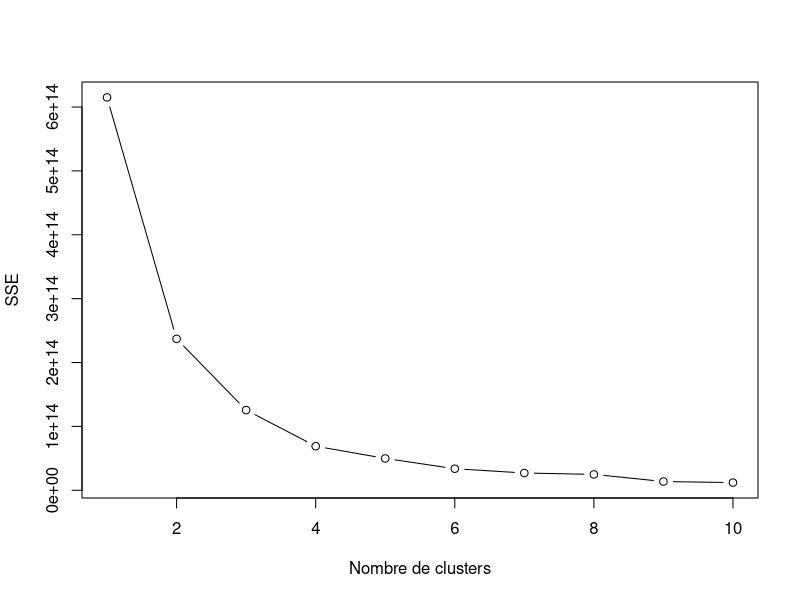

This chart was generated by the following R code: (Note: this script raises an error after producing the figure.)
### TER L3 MIASHS
## Méthode des k-means

###############################################################################################################

## Definition de l'emplacement du repertoire de travail
setwd(dir='C:/Users/lebre/OneDrive/Bureau/TER')
getwd()

## Packages
library(ggplot2)
library(stats)

## Transformation des données ################################################################################

df <- read.table(file="data_TER.csv",header=TRUE,sep=",")

# variables gardées
var_garde <- c("name","cname","region","eqi21_n2","jeuneSansEmploiFormation","mort_infantile","nbPop_1erJanv","pib_par_reg","pop_densite","popNivParEtude25_64","tauxChomage")  
df <- df[,var_garde]
nrow(df) # 238 lignes
df <- na.omit(df)
nrow(df) # 228 lignes sans valeurs manquantes

# Variables numériques 
df_num <- df[,c("eqi21_n2","jeuneSansEmploiFormation","mort_infantile","nbPop_1erJanv","pib_par_reg","pop_densite","popNivParEtude25_64","tauxChomage")]

## Méthode des k-means #######################################################################################

set.seed(123)  # pour rendre les résultats reproductibles

# Elbow method pour déterminer le nombre clusters à choisir

max_k <- 10 # nombre maximum de clusters à tester
sse <- c() # vecteur de SSE : somme des carrés des écarts 

for (k in 1:max_k) {
  km <- kmeans(df_num, centers=k, nstart=25) # nstart : nombre de centres de clusters initiaux différents
  sse[k] <- km$tot.withinss # on ajoute le SSE de chaque kmeans
}
# représentation des SSE 
plot(1:max_k, sse, type="b", xlab="Nombre de clusters", ylab="SSE") # on choisit 4 clusters

# Méthode des k-means avec 4 clusters
kmeans_result <- kmeans(df_num, centers = 4) 

kmeans_result$centers # afficher les centres de chaque cluster
table(kmeans_result$cluster) # nombre d'observations par clusters

df$cluster <- as.factor(kmeans_result$cluster) # ajout des clusters au df de base

nuts2_clusters <- split(df$name, kmeans_result$cluster) # Régions NUTS 2 par cluster
nuts2_clusters
pays_clusters <- split(df$cname, kmeans_result$cluster) # Pays des régions  par cluster
lapply(pays_clusters,table)
zones_clusters <- split(df$region, kmeans_result$cluster) # Zone de l'Europe des régions  par cluster
lapply(zones_clusters,table)

# Ajout des clusters au data frame : "data_TER.csv"
df_clusters <- subset(df, select = c("name", "cluster"))
data_TER <- read.csv("data_TER.csv")
data_TER <- merge(data_TER,df_clusters,by="name",all.x=TRUE)

# exportation de la base de donnees finale
write.csv(data_TER,"data_TER.csv", row.names = FALSE)
